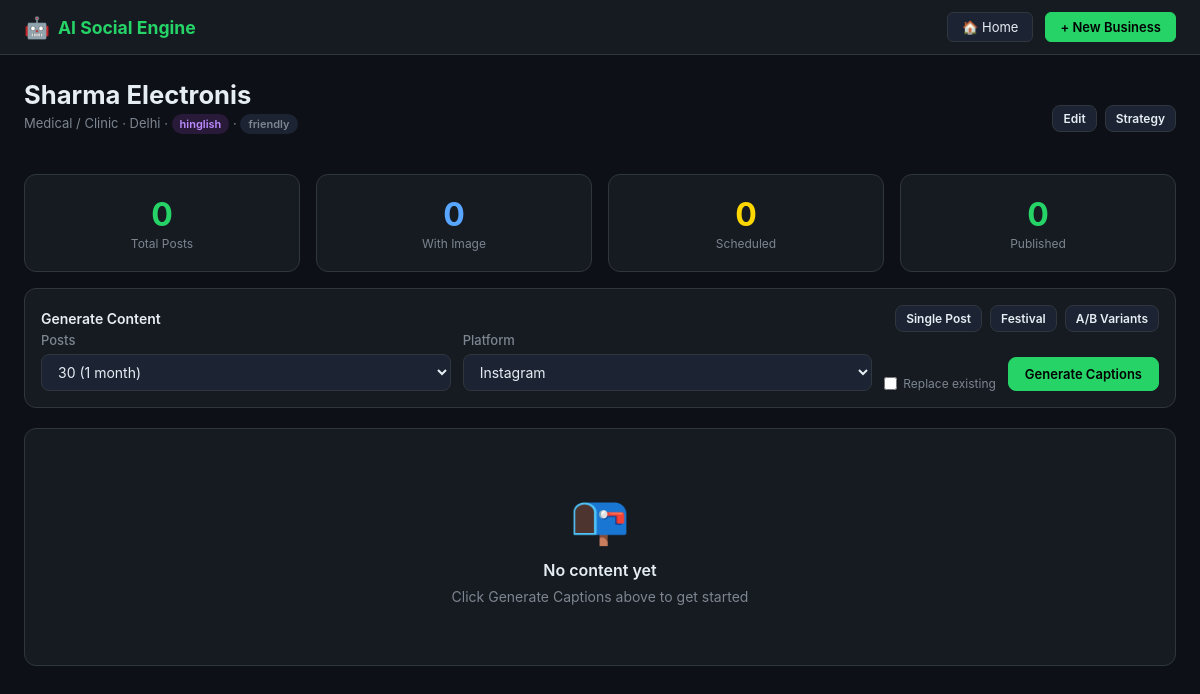
/business/1, run on the app's committed database.
### app/models.py (models this page shows)
class Business(db.Model):
    __tablename__ = "businesses"
    id              = db.Column(db.Integer, primary_key=True)
    name            = db.Column(db.String(120), nullable=False)
    category        = db.Column(db.String(80),  nullable=False)
    location        = db.Column(db.String(120), nullable=False)
    description     = db.Column(db.Text, nullable=False)
    tone            = db.Column(db.String(30),  default="friendly")
    language        = db.Column(db.String(20),  default="hinglish")
    usp             = db.Column(db.Text, nullable=True)
    target_audience = db.Column(db.String(200), nullable=True)
    created_at      = db.Column(db.DateTime(timezone=True), default=utcnow)
    posts           = db.relationship("Post", back_populates="business",
                                      cascade="all, delete-orphan", lazy="dynamic")

### app/routes.py (the view)
@bp.route("/business/<int:biz_id>")
def dashboard(biz_id):
    biz   = Business.query.get_or_404(biz_id)
    posts = Post.query.filter_by(business_id=biz_id).order_by(Post.day_number).all()
    stats = {
        "total":     len(posts),
        "used":      sum(1 for p in posts if p.is_used),
        "remaining": sum(1 for p in posts if not p.is_used),
        "with_image":sum(1 for p in posts if p.image_status == "ready"),
        "scheduled": sum(1 for p in posts if p.publish_status == "scheduled"),
        "published": sum(1 for p in posts if p.publish_status == "published"),
    }
    ig_configured = bool(os.getenv("INSTAGRAM_ACCESS_TOKEN") and os.getenv("INSTAGRAM_ACCOUNT_ID"))
    return render_template("dashboard.html", biz=biz, posts=posts,
                           stats=stats, post_types=POST_TYPES, festivals=FESTIVALS,
                           ig_configured=ig_configured)

### app/templates/dashboard.html (shortened to what this page needs)
{% extends "base.html" %}
{% block content %}
<div class="flex-between mb-16">
  <div>
    <div class="page-title">{{ biz.name }}</div>
    <div class="page-sub">{{ biz.category }} &middot; {{ biz.location }}
      &middot; <span class="badge badge-purple">{{ biz.language }}</span>
      &middot; <span class="badge badge-gray">{{ biz.tone }}</span>
    </div>
  </div>
  <div class="flex gap-8" style="flex-wrap:wrap">
    <a href="/business/{{ biz.id }}/edit"     class="btn btn-secondary btn-sm">Edit</a>
    <a href="/business/{{ biz.id }}/strategy" class="btn btn-secondary btn-sm">Strategy</a>
  </div>
</div>
<div class="grid grid-4 mb-16" style="grid-template-columns:repeat(auto-fit,minmax(130px,1fr))">
  <div class="card" style="text-align:center">
    <div class="stat-num">{{ stats.total }}</div>
    <div class="stat-label">Total Posts</div>
  </div>
  <div class="card" style="text-align:center">
    <div class="stat-num" style="color:#58a6ff">{{ stats.with_image }}</div>
    <div class="stat-label">With Image</div>
  </div>
  <div class="card" style="text-align:center">
    <div class="stat-num" style="color:#ffd700">{{ stats.scheduled }}</div>
    <div class="stat-label">Scheduled</div>
  </div>
  <div class="card" style="text-align:center">
    <div class="stat-num" style="color:var(--green)">{{ stats.published }}</div>
    <div class="stat-label">Published</div>
  </div>
</div>
<div class="toolbar mb-16">
  <div class="flex-between mb-12">
    <div style="font-weight:600;font-size:14px">Generate Content</div>
    <div class="flex gap-8">
      <button class="btn btn-secondary btn-sm" onclick="showModal('singleModal')">Single Post</button>
      <button class="btn btn-secondary btn-sm" onclick="showModal('festivalModal')">Festival</button>
      <button class="btn btn-secondary btn-sm" onclick="showModal('variantsModal')">A/B Variants</button>
    </div>
  </div>
  <form method="POST" action="/business/{{ biz.id }}/generate"
        onsubmit="showLoader('Generating captions... (30-60 sec)')">
    <div style="display:flex;gap:12px;align-items:flex-end;flex-wrap:wrap">
      <div class="form-group" style="margin:0;flex:1;min-width:130px">
        <label class="form-label">Posts</label>
        <select class="form-control" name="num_posts">
          <option value="30" selected>30 (1 month)</option>
        </select>
      </div>
      <div class="form-group" style="margin:0;flex:1;min-width:130px">
        <label class="form-label">Platform</label>
        <select class="form-control" name="platform">
          <option value="instagram">Instagram</option>
        </select>
      </div>
      <label style="display:flex;align-items:center;gap:6px;font-size:12px;color:var(--muted);cursor:pointer;white-space:nowrap">
        <input type="checkbox" name="replace_existing" style="accent-color:var(--green)"> Replace existing
      </label>
      <button type="submit" class="btn btn-primary">Generate Captions</button>
    </div>
  </form>
</div>
{% if posts %}
<div class="posts-grid" id="postsGrid">
{% for post in posts %}
<div class="post-card {% if post.is_used %}used{% endif %}"
     data-type="{{ post.post_type }}"
     data-img="{{ 'yes' if post.image_status == 'ready' else 'no' }}"
     data-pstatus="{{ post.publish_status }}"
     id="post-{{ post.id }}">
  <div class="post-img-wrap" id="imgwrap-{{ post.id }}">
    {% if post.image_status == 'ready' and post.image_local %}
      <img src="/images/{{ post.image_local }}" alt="Post image" id="img-{{ post.id }}">
      <div class="img-overlay">
        <a href="/images/{{ post.image_local }}" target="_blank"
           class="btn btn-secondary btn-sm">View Full</a>
        <button class="btn btn-secondary btn-sm"
                ,onclick="genImage({{ post.id }}, this)">Regenerate</button>
      </div>
    {% elif post.image_status == 'generating' %}
      <div class="post-img-placeholder">
        <div class="spinner"></div>
        <span>Generating...</span>
      </div>
    {% elif post.image_status == 'failed' %}
      <div class="post-img-placeholder">
        <span style="color:var(--red)">Failed</span>
        <button class="btn btn-secondary btn-sm" ,onclick="genImage({{ post.id }}, this)">Retry</button>
      </div>
    {% else %}
      <div class="post-img-placeholder" id="placeholder-{{ post.id }}">
        <span style="font-size:2rem">🖼</span>
        <span>No image yet</span>
        <button class="btn btn-primary btn-sm" ,onclick="genImage({{ post.id }}, this)">Generate Image</button>
      </div>
    {% endif %}
    <div style="position:absolute;top:8px;right:8px">
      {% if post.publish_status == 'published' %}
        <span class="badge badge-green" style="font-size:10px">Published</span>
      {% elif post.publish_status == 'scheduled' %}
        <span class="badge" style="background:#3a3a1a;color:#ffd700;font-size:10px">Scheduled</span>
      {% elif post.publish_status == 'failed' %}
        <span class="badge badge-red" style="font-size:10px">Failed</span>
      {% endif %}
    </div>
  </div>
  <div class="post-body">
    <div class="post-header">
      <div class="flex gap-6" style="align-items:center">
        <span style="font-size:10px;color:var(--muted);font-weight:600">Day {{ post.day_number }}</span>
        <span class="type-badge type-{{ post.post_type }}">{{ post.post_type.replace('_',' ') }}</span>
      </div>
      <span style="font-size:10px;color:var(--muted)">{{ post.best_time }}</span>
    </div>
    <div class="post-caption" id="cap-{{ post.id }}">{{ post.caption | e }}</div>
    <div class="post-hashtags" id="tags-{{ post.id }}">{{ post.hashtags | e }}</div>
    {% if post.image_prompt %}
    <div style="font-size:10px;color:var(--muted);font-style:italic;
                white-space:nowrap;overflow:hidden;text-overflow:ellipsis"
         title="{{ post.image_prompt | e }}">
      Image: {{ post.image_prompt[:60] | e }}{% if post.image_prompt|length > 60 %}...{% endif %}
    </div>
    {% endif %}
    <div class="post-actions">
      <button class="btn btn-secondary btn-sm" ,onclick="copyPost({{ post.id }})">Copy</button>
      <button class="btn btn-secondary btn-sm" ,onclick="openEdit({{ post.id }})">Edit</button>
      {% if post.image_status == 'ready' %}
        {% if post.publish_status not in ['published'] %}
          {% if ig_configured %}
          <button class="btn btn-secondary btn-sm" ,onclick="openSchedule({{ post.id }})">Schedule</button>
          <button class="btn btn-primary btn-sm" ,onclick="publishNow({{ post.id }}, this)">Post Now</button>
          {% endif %}
        {% endif %}
      {% endif %}
      <button class="btn btn-secondary btn-sm" id="used-btn-{{ post.id }}"
              ,onclick="toggleUsed({{ post.id }})">
        {{ 'Unmark' if post.is_used else 'Mark Used' }}
      </button>
      <button class="btn btn-danger btn-sm" ,onclick="deletePost({{ post.id }})">Del</button>
    </div>
    {% if post.publish_status == 'scheduled' and post.scheduled_at %}
    <div style="font-size:10px;color:#ffd700;margin-top:4px">
      Scheduled: {{ post.scheduled_at.strftime('%d %b %Y %H:%M') }} UTC
      <button style="border:none;background:none;color:var(--red);cursor:pointer;font-size:10px;padding:0 4px"
              ,onclick="cancelSchedule({{ post.id }})">Cancel</button>
    </div>
    {% endif %}
    {% if post.publish_status == 'published' and post.ig_media_id %}
    <div style="font-size:10px;color:var(--green);margin-top:4px">
      Posted on Instagram
    </div>
    {% endif %}
  </div>
</div>
{% endfor %}
</div>
{% else %}
<div class="card" style="text-align:center;padding:60px 20px">
  <div style="font-size:3rem;margin-bottom:12px">📭</div>
  <div style="font-size:1rem;font-weight:600;margin-bottom:8px">No content yet</div>
  <div class="text-muted">Click Generate Captions above to get started</div>
</div>
{% endif %}
{% endblock %}

### app/templates/base.html (style rules this page uses)
:root { --bg:#0d1117;--card:#161b22;--card2:#1c2333;--border:#30363d;--green:#25d366;--green2:#1aab52;--blue:#58a6ff;--purple:#bc8cff;--orange:#f78166;--text:#e6edf3;--muted:#7d8590;--red:#f85149 }
* { box-sizing:border-box;margin:0;padding:0 }
body { font-family:-apple-system,BlinkMacSystemFont,'Segoe UI',sans-serif;background:var(--bg);color:var(--text);min-height:100vh;font-size:14px }
a { color:var(--blue);text-decoration:none }
.page-title { font-size:1.6rem;font-weight:700;margin-bottom:4px }
.page-sub { color:var(--muted);margin-bottom:24px;font-size:13px }
.card { background:var(--card);border:1px solid var(--border);border-radius:12px;padding:20px }
.grid { display:grid;gap:16px }
.grid-4 { grid-template-columns:repeat(auto-fit,minmax(160px,1fr)) }
.form-group { margin-bottom:16px }
.form-label { display:block;font-size:13px;font-weight:500;margin-bottom:6px;color:var(--muted) }
.form-control { width:100%;padding:8px 12px;background:var(--card2);border:1px solid var(--border);border-radius:8px;color:var(--text);font-size:14px;transition:border-color .15s;font-family:inherit }
select.form-control { cursor:pointer }
.btn { padding:8px 16px;border-radius:8px;font-size:13px;font-weight:600;border:1px solid transparent;cursor:pointer;display:inline-flex;align-items:center;gap:6px;transition:all .15s;font-family:inherit }
.btn-primary { background:var(--green);color:#000;border-color:var(--green) }
.btn-secondary { background:var(--card2);color:var(--text);border-color:var(--border) }
.btn-sm { padding:5px 10px;font-size:12px }
.badge { display:inline-block;padding:3px 8px;border-radius:20px;font-size:11px;font-weight:600 }
.badge-purple { background:#2a1a3a;color:var(--purple) }
.badge-gray { background:var(--card2);color:var(--muted) }
.stat-num { font-size:2rem;font-weight:700;color:var(--green) }
.stat-label { font-size:12px;color:var(--muted);margin-top:2px }
.text-muted { color:var(--muted) }
.flex { display:flex;align-items:center }
.flex-between { display:flex;align-items:center;justify-content:space-between }
.gap-8 { gap:8px }
.mb-16 { margin-bottom:16px }

### app/templates/dashboard.html (style rules this page uses)
.toolbar { background:var(--card);border:1px solid var(--border);border-radius:12px;padding:16px;margin-bottom:20px }

### data on the page
Business: name "Sharma Electronis", category "Medical / Clinic", location "Delhi", language "hinglish", tone "friendly"

### other printed values
{{ stats.total }} "0"
{{ stats.with_image }} "0"
{{ stats.scheduled }} "0"
{{ stats.published }} "0"
